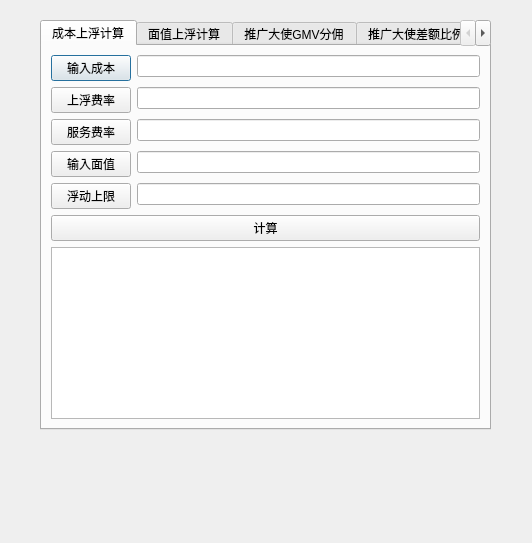
<?xml version="1.0" encoding="UTF-8"?>
<ui version="4.0">
 <class>Dialog</class>
 <widget class="QDialog" name="Dialog">
  <property name="geometry">
   <rect>
    <x>0</x>
    <y>0</y>
    <width>532</width>
    <height>543</height>
   </rect>
  </property>
  <property name="windowTitle">
   <string>Dialog</string>
  </property>
  <widget class="QTabWidget" name="tabWidget">
   <property name="geometry">
    <rect>
     <x>40</x>
     <y>20</y>
     <width>451</width>
     <height>410</height>
    </rect>
   </property>
   <property name="toolTip">
    <string>&lt;html&gt;&lt;head/&gt;&lt;body&gt;&lt;p&gt;成本上浮&lt;/p&gt;&lt;/body&gt;&lt;/html&gt;</string>
   </property>
   <property name="currentIndex">
    <number>0</number>
   </property>
   <widget class="QWidget" name="tab">
    <attribute name="title">
     <string>成本上浮计算</string>
    </attribute>
    <layout class="QFormLayout" name="formLayout">
     <item row="0" column="0">
      <widget class="QPushButton" name="pushButton">
       <property name="text">
        <string>输入成本</string>
       </property>
      </widget>
     </item>
     <item row="0" column="1">
      <widget class="QLineEdit" name="lineEdit"/>
     </item>
     <item row="1" column="0">
      <widget class="QPushButton" name="pushButton_2">
       <property name="text">
        <string>上浮费率</string>
       </property>
      </widget>
     </item>
     <item row="1" column="1">
      <widget class="QLineEdit" name="lineEdit_2"/>
     </item>
     <item row="2" column="0">
      <widget class="QPushButton" name="pushButton_3">
       <property name="text">
        <string>服务费率</string>
       </property>
      </widget>
     </item>
     <item row="2" column="1">
      <widget class="QLineEdit" name="lineEdit_3"/>
     </item>
     <item row="3" column="0">
      <widget class="QPushButton" name="pushButton_4">
       <property name="text">
        <string>输入面值</string>
       </property>
      </widget>
     </item>
     <item row="3" column="1">
      <widget class="QLineEdit" name="lineEdit_4"/>
     </item>
     <item row="4" column="0">
      <widget class="QPushButton" name="pushButton_5">
       <property name="text">
        <string>浮动上限</string>
       </property>
      </widget>
     </item>
     <item row="4" column="1">
      <widget class="QLineEdit" name="lineEdit_5"/>
     </item>
     <item row="5" column="0" colspan="2">
      <widget class="QPushButton" name="pushButton_6">
       <property name="text">
        <string>计算</string>
       </property>
      </widget>
     </item>
     <item row="6" column="0" colspan="2">
      <widget class="QTextBrowser" name="textBrowser"/>
     </item>
    </layout>
   </widget>
   <widget class="QWidget" name="tab_2">
    <attribute name="title">
     <string>面值上浮计算</string>
    </attribute>
    <widget class="QPushButton" name="pushButton_7">
     <property name="geometry">
      <rect>
       <x>10</x>
       <y>10</y>
       <width>75</width>
       <height>23</height>
      </rect>
     </property>
     <property name="text">
      <string>输入成本</string>
     </property>
    </widget>
    <widget class="QLineEdit" name="lineEdit_6">
     <property name="geometry">
      <rect>
       <x>90</x>
       <y>10</y>
       <width>346</width>
       <height>20</height>
      </rect>
     </property>
    </widget>
    <widget class="QPushButton" name="pushButton_8">
     <property name="geometry">
      <rect>
       <x>10</x>
       <y>40</y>
       <width>75</width>
       <height>23</height>
      </rect>
     </property>
     <property name="text">
      <string>固定利润</string>
     </property>
    </widget>
    <widget class="QPushButton" name="pushButton_9">
     <property name="geometry">
      <rect>
       <x>10</x>
       <y>70</y>
       <width>75</width>
       <height>23</height>
      </rect>
     </property>
     <property name="text">
      <string>服务费率</string>
     </property>
    </widget>
    <widget class="QPushButton" name="pushButton_10">
     <property name="geometry">
      <rect>
       <x>10</x>
       <y>100</y>
       <width>75</width>
       <height>23</height>
      </rect>
     </property>
     <property name="text">
      <string>输入面值</string>
     </property>
    </widget>
    <widget class="QPushButton" name="pushButton_11">
     <property name="geometry">
      <rect>
       <x>10</x>
       <y>130</y>
       <width>75</width>
       <height>23</height>
      </rect>
     </property>
     <property name="text">
      <string>浮动上限</string>
     </property>
    </widget>
    <widget class="QLineEdit" name="lineEdit_7">
     <property name="geometry">
      <rect>
       <x>90</x>
       <y>40</y>
       <width>346</width>
       <height>20</height>
      </rect>
     </property>
    </widget>
    <widget class="QLineEdit" name="lineEdit_8">
     <property name="geometry">
      <rect>
       <x>90</x>
       <y>70</y>
       <width>346</width>
       <height>20</height>
      </rect>
     </property>
    </widget>
    <widget class="QLineEdit" name="lineEdit_9">
     <property name="geometry">
      <rect>
       <x>90</x>
       <y>100</y>
       <width>346</width>
       <height>20</height>
      </rect>
     </property>
    </widget>
    <widget class="QLineEdit" name="lineEdit_10">
     <property name="geometry">
      <rect>
       <x>90</x>
       <y>130</y>
       <width>346</width>
       <height>20</height>
      </rect>
     </property>
    </widget>
    <widget class="QPushButton" name="pushButton_12">
     <property name="geometry">
      <rect>
       <x>10</x>
       <y>160</y>
       <width>427</width>
       <height>23</height>
      </rect>
     </property>
     <property name="text">
      <string>计算</string>
     </property>
    </widget>
    <widget class="QTextBrowser" name="textBrowser_2">
     <property name="geometry">
      <rect>
       <x>10</x>
       <y>190</y>
       <width>427</width>
       <height>193</height>
      </rect>
     </property>
    </widget>
   </widget>
   <widget class="QWidget" name="tab_3">
    <attribute name="title">
     <string>推广大使GMV分佣</string>
    </attribute>
    <widget class="QPushButton" name="pushButton_13">
     <property name="geometry">
      <rect>
       <x>10</x>
       <y>10</y>
       <width>75</width>
       <height>23</height>
      </rect>
     </property>
     <property name="text">
      <string>输入密价</string>
     </property>
    </widget>
    <widget class="QPushButton" name="pushButton_14">
     <property name="geometry">
      <rect>
       <x>10</x>
       <y>40</y>
       <width>75</width>
       <height>23</height>
      </rect>
     </property>
     <property name="text">
      <string>输推广价</string>
     </property>
    </widget>
    <widget class="QPushButton" name="pushButton_15">
     <property name="geometry">
      <rect>
       <x>10</x>
       <y>70</y>
       <width>75</width>
       <height>23</height>
      </rect>
     </property>
     <property name="text">
      <string>输成本价</string>
     </property>
    </widget>
    <widget class="QPushButton" name="pushButton_16">
     <property name="geometry">
      <rect>
       <x>10</x>
       <y>100</y>
       <width>75</width>
       <height>23</height>
      </rect>
     </property>
     <property name="text">
      <string>输购买数</string>
     </property>
    </widget>
    <widget class="QPushButton" name="pushButton_17">
     <property name="geometry">
      <rect>
       <x>10</x>
       <y>130</y>
       <width>75</width>
       <height>23</height>
      </rect>
     </property>
     <property name="text">
      <string>平台费率</string>
     </property>
    </widget>
    <widget class="QPushButton" name="pushButton_18">
     <property name="geometry">
      <rect>
       <x>10</x>
       <y>160</y>
       <width>75</width>
       <height>23</height>
      </rect>
     </property>
     <property name="text">
      <string>分润比例</string>
     </property>
    </widget>
    <widget class="QLineEdit" name="lineEdit_11">
     <property name="geometry">
      <rect>
       <x>90</x>
       <y>10</y>
       <width>346</width>
       <height>20</height>
      </rect>
     </property>
    </widget>
    <widget class="QLineEdit" name="lineEdit_12">
     <property name="geometry">
      <rect>
       <x>90</x>
       <y>40</y>
       <width>346</width>
       <height>20</height>
      </rect>
     </property>
    </widget>
    <widget class="QLineEdit" name="lineEdit_13">
     <property name="geometry">
      <rect>
       <x>90</x>
       <y>70</y>
       <width>346</width>
       <height>20</height>
      </rect>
     </property>
    </widget>
    <widget class="QLineEdit" name="lineEdit_14">
     <property name="geometry">
      <rect>
       <x>90</x>
       <y>100</y>
       <width>346</width>
       <height>20</height>
      </rect>
     </property>
    </widget>
    <widget class="QLineEdit" name="lineEdit_15">
     <property name="geometry">
      <rect>
       <x>90</x>
       <y>130</y>
       <width>346</width>
       <height>20</height>
      </rect>
     </property>
    </widget>
    <widget class="QLineEdit" name="lineEdit_16">
     <property name="geometry">
      <rect>
       <x>90</x>
       <y>160</y>
       <width>346</width>
       <height>20</height>
      </rect>
     </property>
    </widget>
    <widget class="QPushButton" name="pushButton_19">
     <property name="geometry">
      <rect>
       <x>10</x>
       <y>190</y>
       <width>427</width>
       <height>23</height>
      </rect>
     </property>
     <property name="text">
      <string>计算</string>
     </property>
    </widget>
    <widget class="QTextBrowser" name="textBrowser_3">
     <property name="geometry">
      <rect>
       <x>10</x>
       <y>220</y>
       <width>427</width>
       <height>151</height>
      </rect>
     </property>
    </widget>
   </widget>
   <widget class="QWidget" name="tab_4">
    <attribute name="title">
     <string>推广大使差额比例分佣</string>
    </attribute>
    <widget class="QPushButton" name="pushButton_20">
     <property name="geometry">
      <rect>
       <x>10</x>
       <y>10</y>
       <width>75</width>
       <height>23</height>
      </rect>
     </property>
     <property name="text">
      <string>输入密价</string>
     </property>
    </widget>
    <widget class="QPushButton" name="pushButton_21">
     <property name="geometry">
      <rect>
       <x>10</x>
       <y>40</y>
       <width>75</width>
       <height>23</height>
      </rect>
     </property>
     <property name="text">
      <string>输推广价</string>
     </property>
    </widget>
    <widget class="QPushButton" name="pushButton_22">
     <property name="geometry">
      <rect>
       <x>10</x>
       <y>70</y>
       <width>75</width>
       <height>23</height>
      </rect>
     </property>
     <property name="text">
      <string>输成本价</string>
     </property>
    </widget>
    <widget class="QPushButton" name="pushButton_23">
     <property name="geometry">
      <rect>
       <x>10</x>
       <y>100</y>
       <width>75</width>
       <height>23</height>
      </rect>
     </property>
     <property name="text">
      <string>输购买数</string>
     </property>
    </widget>
    <widget class="QPushButton" name="pushButton_24">
     <property name="geometry">
      <rect>
       <x>10</x>
       <y>130</y>
       <width>75</width>
       <height>23</height>
      </rect>
     </property>
     <property name="text">
      <string>平台费率</string>
     </property>
    </widget>
    <widget class="QPushButton" name="pushButton_25">
     <property name="geometry">
      <rect>
       <x>10</x>
       <y>160</y>
       <width>75</width>
       <height>23</height>
      </rect>
     </property>
     <property name="text">
      <string>分润比例</string>
     </property>
    </widget>
    <widget class="QLineEdit" name="lineEdit_17">
     <property name="geometry">
      <rect>
       <x>90</x>
       <y>10</y>
       <width>346</width>
       <height>20</height>
      </rect>
     </property>
    </widget>
    <widget class="QLineEdit" name="lineEdit_18">
     <property name="geometry">
      <rect>
       <x>90</x>
       <y>40</y>
       <width>346</width>
       <height>20</height>
      </rect>
     </property>
    </widget>
    <widget class="QLineEdit" name="lineEdit_19">
     <property name="geometry">
      <rect>
       <x>90</x>
       <y>70</y>
       <width>346</width>
       <height>20</height>
      </rect>
     </property>
    </widget>
    <widget class="QLineEdit" name="lineEdit_20">
     <property name="geometry">
      <rect>
       <x>90</x>
       <y>100</y>
       <width>346</width>
       <height>20</height>
      </rect>
     </property>
    </widget>
    <widget class="QLineEdit" name="lineEdit_21">
     <property name="geometry">
      <rect>
       <x>90</x>
       <y>130</y>
       <width>346</width>
       <height>20</height>
      </rect>
     </property>
    </widget>
    <widget class="QLineEdit" name="lineEdit_22">
     <property name="geometry">
      <rect>
       <x>90</x>
       <y>160</y>
       <width>346</width>
       <height>20</height>
      </rect>
     </property>
    </widget>
    <widget class="QPushButton" name="pushButton_26">
     <property name="geometry">
      <rect>
       <x>10</x>
       <y>190</y>
       <width>427</width>
       <height>23</height>
      </rect>
     </property>
     <property name="text">
      <string>计算</string>
     </property>
    </widget>
    <widget class="QTextBrowser" name="textBrowser_4">
     <property name="geometry">
      <rect>
       <x>10</x>
       <y>220</y>
       <width>427</width>
       <height>151</height>
      </rect>
     </property>
    </widget>
   </widget>
  </widget>
 </widget>
 <resources/>
 <connections/>
</ui>
